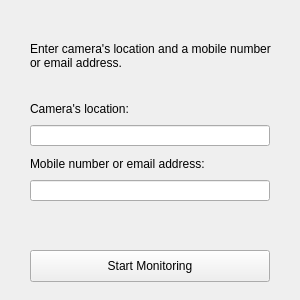
<?xml version="1.0" encoding="UTF-8"?>
<ui version="4.0">
 <class>MainWindow</class>
 <widget class="QMainWindow" name="MainWindow">
  <property name="geometry">
   <rect>
    <x>0</x>
    <y>0</y>
    <width>300</width>
    <height>300</height>
   </rect>
  </property>
  <property name="minimumSize">
   <size>
    <width>300</width>
    <height>300</height>
   </size>
  </property>
  <property name="maximumSize">
   <size>
    <width>300</width>
    <height>300</height>
   </size>
  </property>
  <property name="windowTitle">
   <string>AI Smart Surveillance For Weapon Detection</string>
  </property>
  <widget class="QWidget" name="centralwidget">
   <widget class="QLabel" name="label_2">
    <property name="geometry">
     <rect>
      <x>30</x>
      <y>20</y>
      <width>241</width>
      <height>71</height>
     </rect>
    </property>
    <property name="text">
     <string>Enter camera's location and a mobile number or email address.</string>
    </property>
    <property name="wordWrap">
     <bool>true</bool>
    </property>
   </widget>
   <widget class="QLineEdit" name="location_input">
    <property name="geometry">
     <rect>
      <x>30</x>
      <y>125</y>
      <width>240</width>
      <height>21</height>
     </rect>
    </property>
   </widget>
   <widget class="QPushButton" name="pushButton">
    <property name="geometry">
     <rect>
      <x>30</x>
      <y>250</y>
      <width>240</width>
      <height>32</height>
     </rect>
    </property>
    <property name="text">
     <string>Start Monitoring</string>
    </property>
   </widget>
   <widget class="QLabel" name="label_3">
    <property name="geometry">
     <rect>
      <x>30</x>
      <y>156</y>
      <width>211</width>
      <height>16</height>
     </rect>
    </property>
    <property name="text">
     <string>Mobile number or email address:</string>
    </property>
   </widget>
   <widget class="QLabel" name="label">
    <property name="geometry">
     <rect>
      <x>30</x>
      <y>101</y>
      <width>121</width>
      <height>16</height>
     </rect>
    </property>
    <property name="text">
     <string>Camera's location:</string>
    </property>
   </widget>
   <widget class="QLineEdit" name="sendTo_input">
    <property name="geometry">
     <rect>
      <x>30</x>
      <y>180</y>
      <width>240</width>
      <height>21</height>
     </rect>
    </property>
   </widget>
  </widget>
 </widget>
 <resources/>
 <connections/>
</ui>
